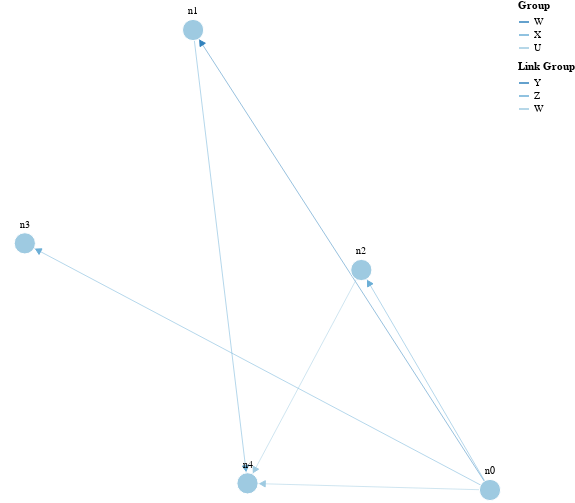

Notebook source saved alongside this figure:
### Code cell
g = nx.generators.barabasi_albert_graph(5, 3)
def rand_group():
    possible = "TUVWXYZ"
    return random.sample(possible, 1)[0]

node_properties = {n: {"group": rand_group(), 
                       "fx": random.randint(1, 100),
                       "fy": random.randint(1, 100)}
                    for n in g.nodes()}

edge_attributions = {e: {"group": rand_group()}
                    for e in g.edges()}

nx.set_node_attributes(g, node_properties)
nx.set_edge_attributes(g, edge_attributions)
nx.set_node_attributes(g, {k:f"n{i}" for i, k in enumerate(g.nodes)}, "label")

schema = plots.spring_force_graph(g, node_labels="label")
plots.save_schema(schema, "_schema.json")
plots.ipy_display(schema, format="interactive")

### Figure 1 — Vega specification as saved in the notebook (floating-point values rounded to 4 significant figures)
{"$schema": "https://vega.github.io/schema/vega/v5.json", "data": [{"name": "node-data", "values": [{"fx": 97, "fy": 72, "group": "W", "id": 0, "label": "n0"}, {"fx": 37, "fy": 3, "group": "X", "id": 1, "label": "n1"}, {"fx": 71, "fy": 39, "group": "W", "id": 2, "label": "n2"}, {"fx": 3, "fy": 35, "group": "X", "id": 3, "label": "n3"}, {"fx": 48, "fy": 71, "group": "U", "id": 4, "label": "n4"}]}, {"name": "link-data", "values": [{"group": "Y", "source": 0, "target": 1}, {"group": "Z", "source": 0, "target": 2}, {"group": "Z", "source": 0, "target": 3}, {"group": "W", "source": 0, "target": 4}, {"group": "Z", "source": 1, "target": 4}, {"group": "W", "source": 2, "target": 4}]}], "description": "A node-link diagram with force-directed layout.", "height": 500, "legends": [{"stroke": "color", "symbolType": "stroke", "title": "Group"}, {"stroke": "colorlink", "symbolType": "stroke", "title": "Link Group"}], "marks": [{"encode": {"enter": {"fill": {"field": "group", "value": "color"}, "stroke": {"value": "white"}}, "update": {"cursor": {"value": "pointer"}, "fx": {"signal": "node != null && node.datum.id == datum.id && fix.length == 2 ? fix[0] : (layoutdata ? scale('xscale', datum.fx) : null)"}, "fy": {"signal": "node != null && node.datum.id == datum.id && fix.length == 2 ? fix[1] : (layoutdata ? scale('yscale', datum.fy) : null)"}, "size": {"signal": "2 * nodeRadius * nodeRadius"}}}, "from": {"data": "node-data"}, "name": "nodes", "transform": [{"forces": [{"force": "center", "x": {"signal": "cx"}, "y": {"signal": "cy"}}, {"force": "collide", "radius": {"signal": "nodeRadius"}}, {"force": "nbody", "strength": {"signal": "nodeCharge"}}, {"distance": {"signal": "linkDistance"}, "force": "link", "links": "link-data"}], "iterations": 300, "restart": {"signal": "restart"}, "signal": "force", "static": true, "type": "force"}], "type": "symbol", "zindex": 1}, {"encode": {"enter": {"align": {"value": "center"}, "baseline": {"value": "middle"}, "fill": {"value": "black"}, "fontSize": {"value": 10}, "text": {"field": "datum.label"}}, "update": {"x": {"field": "x"}, "y": {"field": "y"}}}, "from": {"data": "nodes"}, "interactive": false, "name": "labels", "transform": [{"anchor": ["top", "bottom", "right", "left"], "avoidMarks": ["nodes"], "offset": [1], "size": {"signal": "[width + 60, height]"}, "type": "label"}], "type": "text", "zindex": 2}, {"encode": {"update": {"stroke": {"field": "group", "scale": "colorlink"}, "strokeWidth": {"value": 0.5}}}, "from": {"data": "link-data"}, "interactive": false, "transform": [{"require": {"signal": "force"}, "shape": "line", "sourceX": "datum.source.x", "sourceY": "datum.source.y", "targetX": "datum.target.x", "targetY": "datum.target.y", "type": "linkpath"}], "type": "path"}, {"encode": {"enter": {"fill": {"field": "group", "scale": "colorlink"}, "shape": {"value": "triangle-right"}, "size": {"value": 40}, "stroke": {"field": "group", "scale": "colorlink"}}, "hover": {"opacity": {"value": 1}}, "update": {"x": {"field": "target.x"}, "y": {"field": "target.y"}}}, "from": {"data": "link-data"}, "name": "arrows", "transform": [{"as": "tan", "expr": "atan2((datum.datum.target.y-datum.datum.source.y),(datum.datum.target.x-datum.datum.source.x))", "type": "formula"}, {"as": "angle", "expr": "datum.tan*180/PI", "type": "formula"}, {"as": "y", "expr": "datum.datum.target.y - nodeRadius*sin(datum.tan)", "type": "formula"}, {"as": "x", "expr": "datum.datum.target.x - nodeRadius*cos(datum.tan)", "type": "formula"}], "type": "symbol", "zindex": {"value": 40}}], "padding": 0, "scales": [{"domain": {"data": "node-data", "field": "group"}, "name": "color", "range": {"scheme": "category20c"}, "type": "ordinal"}, {"domain": {"data": "link-data", "field": "group"}, "name": "colorlink", "range": {"scheme": "category20c"}, "type": "ordinal"}, {"domain": {"data": "node-data", "field": "fx"}, "name": "xscale", "range": [10, {"signal": "width - 10"}]}, {"domain": {"data": "node-data", "field": "fy"}, "name": "yscale", "range": [10, {"signal": "height - 10"}]}], "signals": [{"name": "cx", "update": "width / 2"}, {"name": "cy", "update": "height / 2"}, {"name": "nodeRadius", "value": 15}, {"name": "nodeCharge", "value": -80}, {"name": "linkDistance", "value": 80}, {"bind": {"input": "checkbox"}, "name": "layoutdata", "value": true}, {"description": "State variable for active node fix status.", "name": "fix", "on": [{"events": "symbol:mouseout[!event.buttons], window:mouseup", "update": "false"}, {"events": "symbol:mouseover", "update": "fix || true"}, {"events": "[symbol:mousedown, window:mouseup] > window:mousemove!", "force": true, "update": "xy()"}], "value": false}, {"description": "Graph node most recently interacted with.", "name": "node", "on": [{"events": "symbol:mouseover", "update": "fix === true ? item() : node"}], "value": null}, {"description": "Flag to restart Force simulation upon data changes.", "name": "restart", "on": [{"events": {"signal": "fix"}, "update": "fix && fix.length"}, {"events": {"signal": "layoutdata"}, "update": "true"}], "value": false}], "width": 500}
